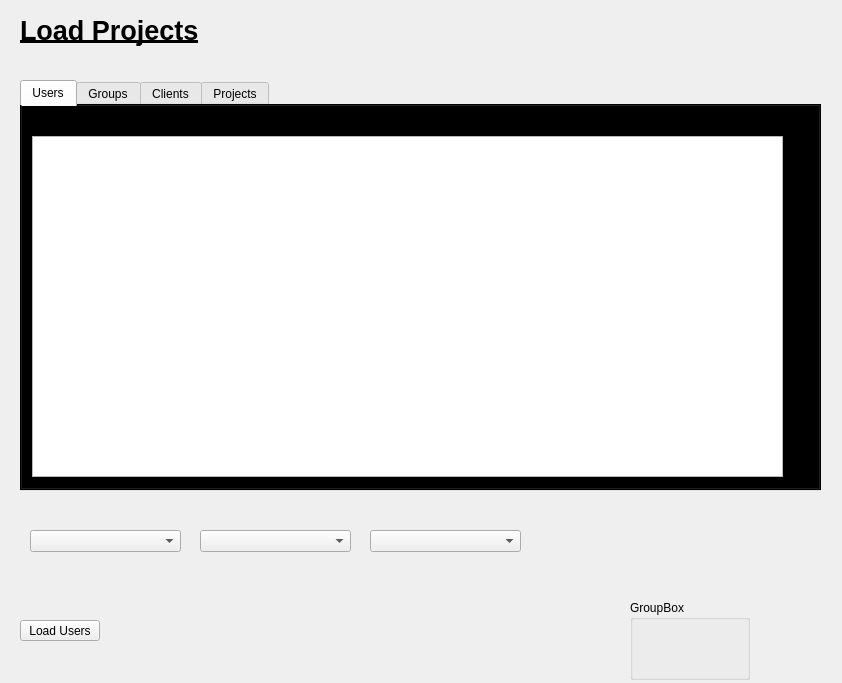
<?xml version="1.0" encoding="UTF-8"?>
<ui version="4.0">
 <class>UsersDialog</class>
 <widget class="QDialog" name="UsersDialog">
  <property name="geometry">
   <rect>
    <x>0</x>
    <y>0</y>
    <width>842</width>
    <height>683</height>
   </rect>
  </property>
  <property name="windowTitle">
   <string>Dialog</string>
  </property>
  <property name="styleSheet">
   <string notr="true">QTabWidget{
    background-color:#000000;
}</string>
  </property>
  <widget class="QLabel" name="label">
   <property name="geometry">
    <rect>
     <x>20</x>
     <y>10</y>
     <width>451</width>
     <height>41</height>
    </rect>
   </property>
   <property name="font">
    <font>
     <pointsize>20</pointsize>
     <weight>75</weight>
     <bold>true</bold>
     <underline>true</underline>
    </font>
   </property>
   <property name="text">
    <string>Load Projects</string>
   </property>
  </widget>
  <widget class="QTabWidget" name="tabWidget">
   <property name="geometry">
    <rect>
     <x>20</x>
     <y>80</y>
     <width>801</width>
     <height>411</height>
    </rect>
   </property>
   <property name="currentIndex">
    <number>0</number>
   </property>
   <widget class="QWidget" name="tab">
    <attribute name="title">
     <string>Users</string>
    </attribute>
    <widget class="QTableView" name="tableView">
     <property name="geometry">
      <rect>
       <x>10</x>
       <y>30</y>
       <width>751</width>
       <height>341</height>
      </rect>
     </property>
     <property name="styleSheet">
      <string notr="true">QTabView{
                    background-color:#1d1c11;
                }
                </string>
     </property>
    </widget>
   </widget>
   <widget class="QWidget" name="tab_2">
    <attribute name="title">
     <string>Groups</string>
    </attribute>
    <widget class="QTableView" name="tableView_Groups">
     <property name="geometry">
      <rect>
       <x>20</x>
       <y>40</y>
       <width>751</width>
       <height>171</height>
      </rect>
     </property>
    </widget>
    <widget class="QPushButton" name="pushButtonLoadclients">
     <property name="geometry">
      <rect>
       <x>20</x>
       <y>400</y>
       <width>111</width>
       <height>21</height>
      </rect>
     </property>
     <property name="text">
      <string>Load Groups Clients</string>
     </property>
    </widget>
    <widget class="QFrame" name="frameTheme">
     <property name="geometry">
      <rect>
       <x>20</x>
       <y>250</y>
       <width>751</width>
       <height>80</height>
      </rect>
     </property>
     <property name="frameShape">
      <enum>QFrame::StyledPanel</enum>
     </property>
     <property name="frameShadow">
      <enum>QFrame::Raised</enum>
     </property>
    </widget>
   </widget>
   <widget class="QWidget" name="tab_3">
    <attribute name="title">
     <string>Clients</string>
    </attribute>
    <widget class="QTableView" name="tableView_Clients">
     <property name="geometry">
      <rect>
       <x>10</x>
       <y>20</y>
       <width>751</width>
       <height>341</height>
      </rect>
     </property>
    </widget>
   </widget>
   <widget class="QWidget" name="tab_4">
    <attribute name="title">
     <string>Projects</string>
    </attribute>
    <widget class="QTableView" name="tableView_Projects">
     <property name="geometry">
      <rect>
       <x>20</x>
       <y>20</y>
       <width>751</width>
       <height>341</height>
      </rect>
     </property>
    </widget>
   </widget>
  </widget>
  <widget class="QPushButton" name="pushButtonLoadusers">
   <property name="geometry">
    <rect>
     <x>20</x>
     <y>620</y>
     <width>80</width>
     <height>21</height>
    </rect>
   </property>
   <property name="text">
    <string>Load Users</string>
   </property>
  </widget>
  <widget class="QComboBox" name="comboBoxGroups">
   <property name="geometry">
    <rect>
     <x>30</x>
     <y>530</y>
     <width>151</width>
     <height>22</height>
    </rect>
   </property>
  </widget>
  <widget class="QComboBox" name="comboBoxClients">
   <property name="geometry">
    <rect>
     <x>200</x>
     <y>530</y>
     <width>151</width>
     <height>22</height>
    </rect>
   </property>
  </widget>
  <widget class="QComboBox" name="comboBoxProjects">
   <property name="geometry">
    <rect>
     <x>370</x>
     <y>530</y>
     <width>151</width>
     <height>22</height>
    </rect>
   </property>
  </widget>
  <widget class="QGroupBox" name="groupBox">
   <property name="geometry">
    <rect>
     <x>630</x>
     <y>600</y>
     <width>120</width>
     <height>80</height>
    </rect>
   </property>
   <property name="title">
    <string>GroupBox</string>
   </property>
  </widget>
 </widget>
 <resources/>
 <connections/>
</ui>
